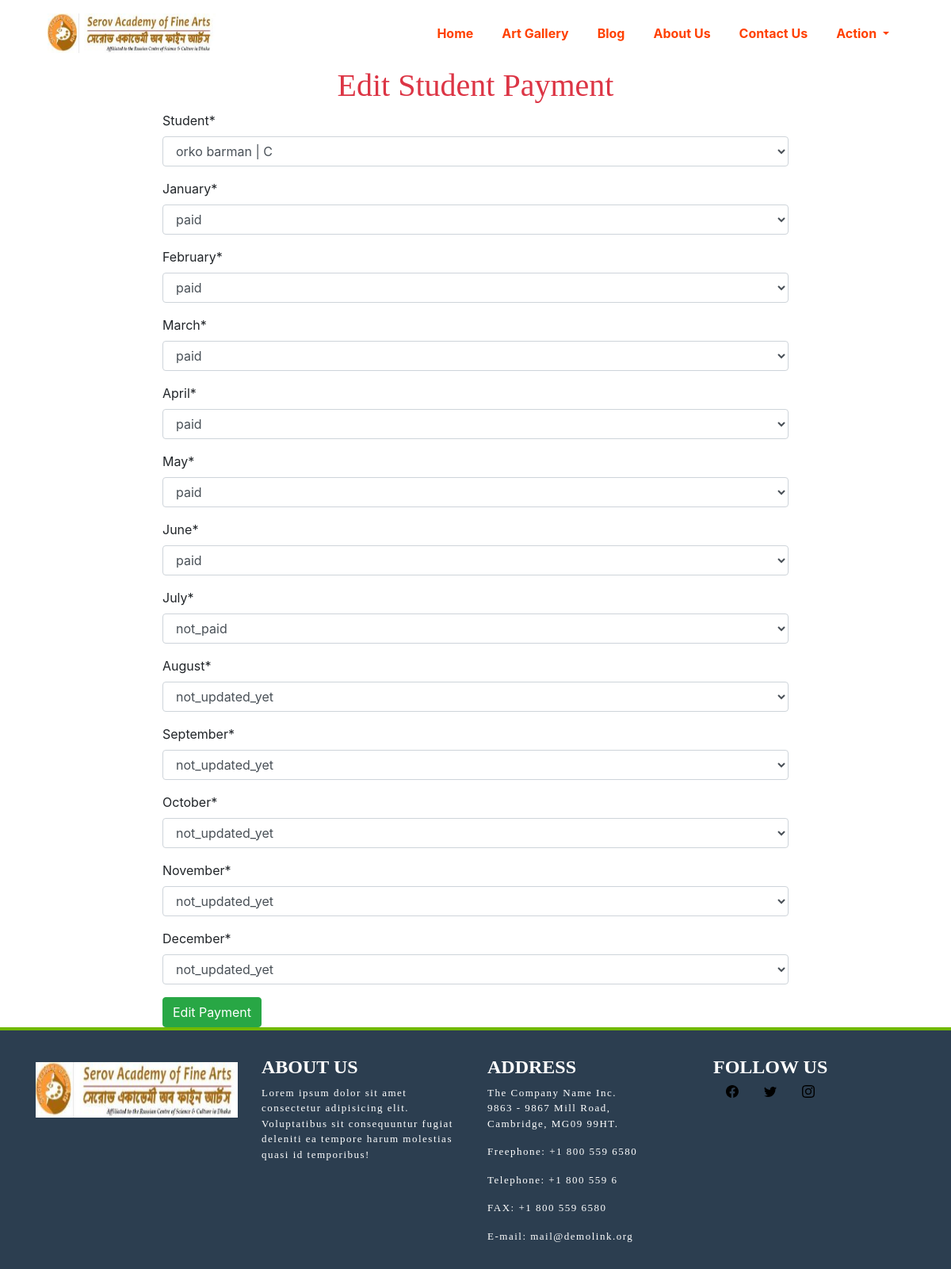
Page /student/payment/2/edit on the committed database.
### main/models.py (models this page shows, shortened)
class Payment(models.Model):
    student=models.ForeignKey(Student,on_delete=models.CASCADE)
    january=models.CharField(max_length=255,choices=PAYMENT_STATUS,default="not_updated_yet")
    february = models.CharField(max_length=255, choices=PAYMENT_STATUS, default="not_updated_yet")
    march = models.CharField(max_length=255, choices=PAYMENT_STATUS, default="not_updated_yet")
    april = models.CharField(max_length=255, choices=PAYMENT_STATUS, default="not_updated_yet")
    may = models.CharField(max_length=255, choices=PAYMENT_STATUS, default="not_updated_yet")
    june = models.CharField(max_length=255, choices=PAYMENT_STATUS, default="not_updated_yet")
    july = models.CharField(max_length=255, choices=PAYMENT_STATUS, default="not_updated_yet")
    august = models.CharField(max_length=255, choices=PAYMENT_STATUS, default="not_updated_yet")
    september = models.CharField(max_length=255, choices=PAYMENT_STATUS, default="not_updated_yet")
    october = models.CharField(max_length=255, choices=PAYMENT_STATUS, default="not_updated_yet")
    november = models.CharField(max_length=255, choices=PAYMENT_STATUS, default="not_updated_yet")
    december = models.CharField(max_length=255, choices=PAYMENT_STATUS, default="not_updated_yet")

### main/views.py (the view)
# urls.py: path('student/payment/<int:pk>/edit', EditPaymentView.as_view(), name='edit-student-payment'),
class EditPaymentView(UpdateView):
    model = Payment
    form_class = StudentPaymentUpdateForm
    template_name = 'edit-student-payment.html'
    success_url = reverse_lazy("student-payment")

### main/forms.py
class StudentPaymentUpdateForm(forms.ModelForm):
    class Meta:
        model=Payment
        fields=('__all__')

### main/models.py (called while the page is built)
    def __str__(self):
        return self.name + " | " + str(self.group.group)

### main/templates/edit-student-payment.html (shortened to what this page needs)
{% extends 'base.html' %}
{% load crispy_forms_tags %}
{% block body %}
    <div class="row justify-content-center">
        <div class="col-lg-8">
            <h1 class="text-center text-danger">Edit Student Payment</h1>
            <form method="post" enctype="multipart/form-data">
                {{ form|crispy }}
                <button type="submit" class="btn btn-success">Edit Payment</button>
            </form>
        </div>
    </div>
{% endblock %}

### rows in the picture
Payment: student "orko barman | C", january "paid", february "paid", march "paid", april "paid", may "paid", june "paid", july "not_paid", august "not_updated_yet", september "not_updated_yet", october "not_updated_yet", november "not_updated_yet", december "not_updated_yet"
